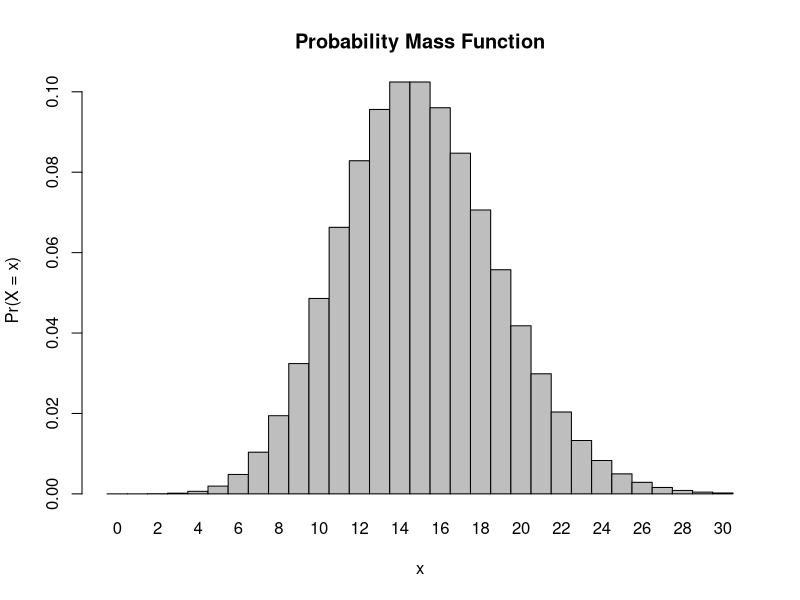
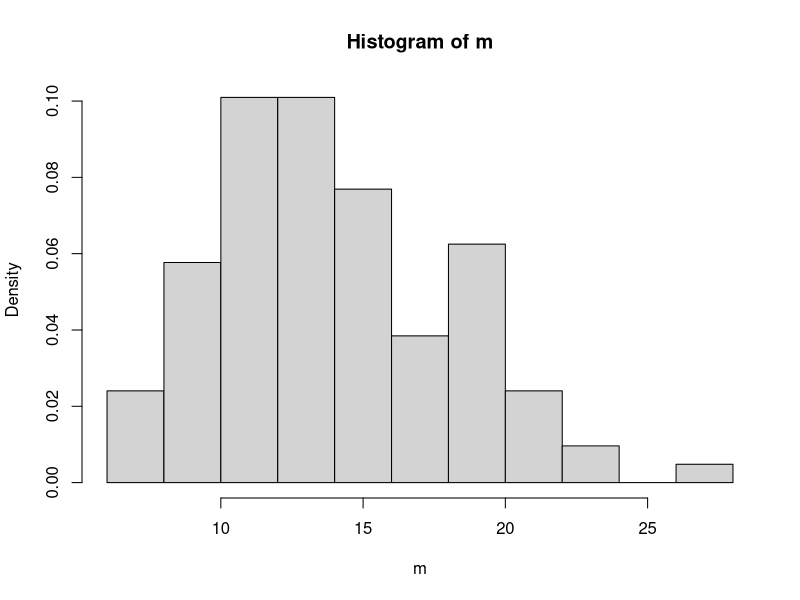

The R script that drew these images, in order: (Note: this script raises an error after producing the figures.)
## ---- chunk 1
ppois(8, lambda=15, lower.tail = FALSE) #calculates probability of getting value greater than 8 within time interval
## ---- chunk 2
x <-ppois(0, lambda=15) #0 indicates there are no calls in the time interval
x^2 #squared because probabilities must be within 0 and 1
## ---- chunk 3
ppois(3, lambda = 15, log.p = FALSE)
## ---- chunk 4
x <- 0:30
l = 15
probset <- dpois(x = x, lambda = l)
barplot(probset, names.arg = x, space = 0, xlab = "x", ylab = "Pr(X = x)", main = "Probability Mass Function")
## ---- chunk 5
m <- rpois(104, lambda = 15)
m
## ---- chunk 6
hist(m, probability = TRUE) +
  xlim(0,30)
